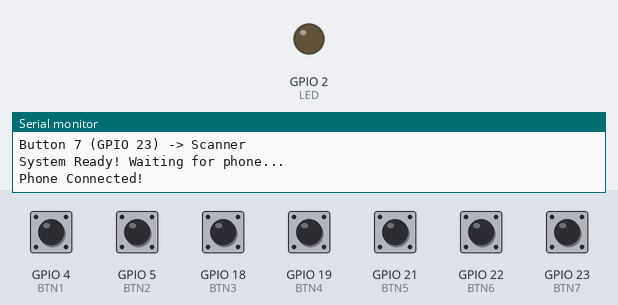
A sketch run on a simulated ESP32. Shown: output pins drawn as LEDs (lit = HIGH), the last lines printed to the serial monitor. Dashed ring = blinking. Inputs (shaded band) come from the test bench; at power-on: GPIO 4 (BTN1), GPIO 5 (BTN2), GPIO 18 (BTN3), GPIO 19 (BTN4), GPIO 21 (BTN5), GPIO 22 (BTN6), GPIO 23 (BTN7) HIGH. Nothing arrives over Bluetooth unless stated.

Above: at 2.1 s.
2.2 s: GPIO 4 (BTN1) pulled LOW for 0.15 s
At 2.45 s:
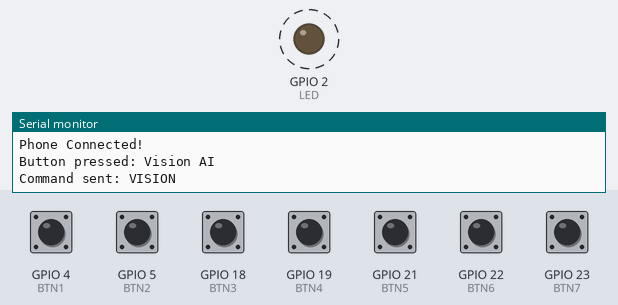
3.8 s: GPIO 5 (BTN2) pulled LOW for 0.15 s
At 5.1 s:
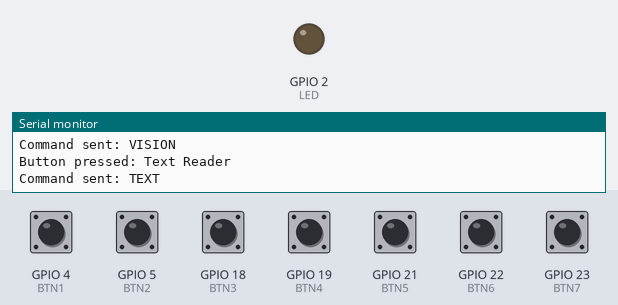
5.4 s: GPIO 18 (BTN3) pulled LOW for 0.15 s
At 5.65 s:
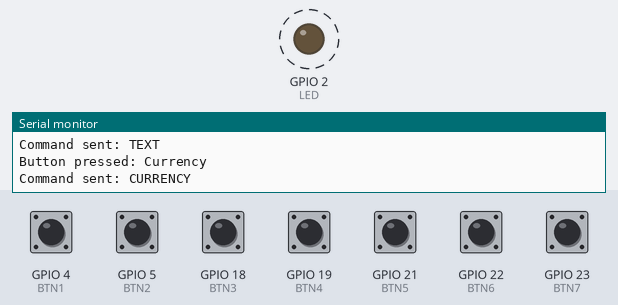
7.0 s: GPIO 19 (BTN4) pulled LOW for 0.15 s
At 8.0 s:
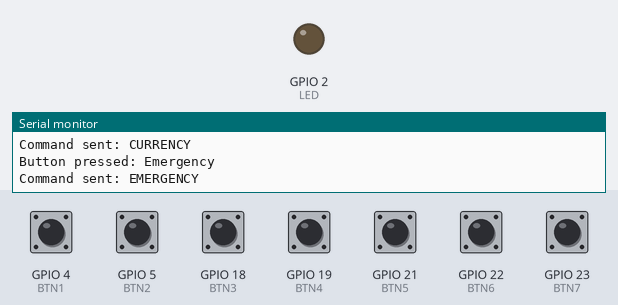
8.6 s: GPIO 21 (BTN5) pulled LOW for 0.15 s
At 8.86 s:
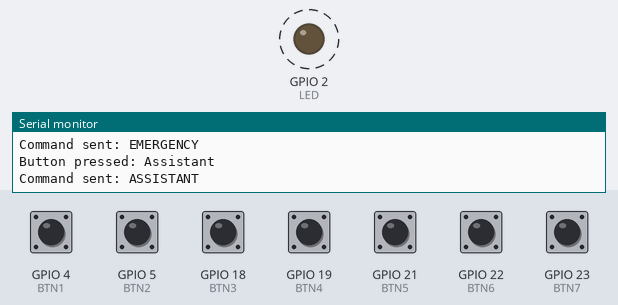
10.2 s: GPIO 22 (BTN6) pulled LOW for 0.15 s
At 11.5 s:
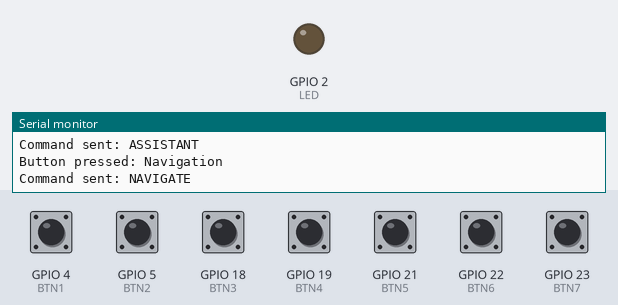
Timing chart, 0 to 12.8 s (numbered marks = the images above; inputs shaded):
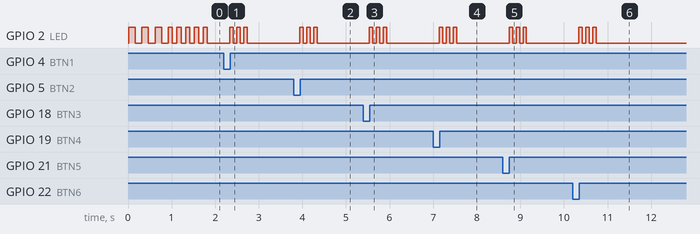

The sketch:

BT7_SmartStick.ino
```cpp
#include "BluetoothSerial.h"

#if !defined(CONFIG_BT_ENABLED) || !defined(CONFIG_BLUEDROID_ENABLED)
#error Bluetooth is not enabled!
#endif

BluetoothSerial SerialBT;

const int BTN1 = 4;
const int BTN2 = 5;
const int BTN3 = 18;
const int BTN4 = 19;
const int BTN5 = 21;
const int BTN6 = 22;
const int BTN7 = 23;
const int LED = 2;

int lastState[7] = {HIGH, HIGH, HIGH, HIGH, HIGH, HIGH, HIGH};
int currState[7];
unsigned long lastDebounce[7] = {0,0,0,0,0,0,0};
const int debounceDelay = 50;
bool pressed[7] = {false,false,false,false,false,false,false};
bool phoneConnected = false;

void setup() {
  Serial.begin(115200);
  SerialBT.begin("BT7_SmartStick");
  Serial.println("BT7 Smart Stick ESP32 Ready");
  Serial.println("Bluetooth Device Name: BT7_SmartStick");
  Serial.println("Button 1 (GPIO 4)  -> Vision AI");
  Serial.println("Button 2 (GPIO 5)  -> Text Reader");
  Serial.println("Button 3 (GPIO 18) -> Currency");
  Serial.println("Button 4 (GPIO 19) -> Emergency");
  Serial.println("Button 5 (GPIO 21) -> Assistant");
  Serial.println("Button 6 (GPIO 22) -> Navigation");
  Serial.println("Button 7 (GPIO 23) -> Scanner");
  pinMode(BTN1, INPUT_PULLUP);
  pinMode(BTN2, INPUT_PULLUP);
  pinMode(BTN3, INPUT_PULLUP);
  pinMode(BTN4, INPUT_PULLUP);
  pinMode(BTN5, INPUT_PULLUP);
  pinMode(BTN6, INPUT_PULLUP);
  pinMode(BTN7, INPUT_PULLUP);
  pinMode(LED, OUTPUT);
  digitalWrite(LED, LOW);
  for(int i=0;i<3;i++){digitalWrite(LED,HIGH);delay(150);digitalWrite(LED,LOW);delay(150);}
  Serial.println("System Ready! Waiting for phone...");
}

void loop() {
  if (SerialBT.hasClient() && !phoneConnected) {
    phoneConnected = true;
    Serial.println("Phone Connected!");
    for(int i=0;i<5;i++){digitalWrite(LED,HIGH);delay(100);digitalWrite(LED,LOW);delay(100);}
  }
  if (!SerialBT.hasClient() && phoneConnected) {
    phoneConnected = false;
    Serial.println("Phone Disconnected.");
    digitalWrite(LED, LOW);
  }
  checkButton(0,BTN1,"VISION","Vision AI");
  checkButton(1,BTN2,"TEXT","Text Reader");
  checkButton(2,BTN3,"CURRENCY","Currency");
  checkButton(3,BTN4,"EMERGENCY","Emergency");
  checkButton(4,BTN5,"ASSISTANT","Assistant");
  checkButton(5,BTN6,"NAVIGATE","Navigation");
  checkButton(6,BTN7,"SCANNER","Scanner");
  if (SerialBT.available()) {
    String msg = SerialBT.readStringUntil('\n');
    msg.trim();
    if (msg.length() > 0) { Serial.print("Received: "); Serial.println(msg); }
  }
  delay(10);
}

void checkButton(int idx, int pin, const char* cmd, const char* name) {
  int reading = digitalRead(pin);
  if (reading != lastState[idx]) lastDebounce[idx] = millis();
  if ((millis() - lastDebounce[idx]) > debounceDelay) {
    if (reading != currState[idx]) {
      currState[idx] = reading;
      if (currState[idx] == LOW && !pressed[idx]) { pressed[idx]=true; handleButtonPress(cmd,name); }
      if (currState[idx] == HIGH) pressed[idx]=false;
    }
  }
  lastState[idx] = reading;
}

void handleButtonPress(const char* cmd, const char* name) {
  Serial.print("Button pressed: "); Serial.println(name);
  digitalWrite(LED, HIGH);
  if (phoneConnected) {
    SerialBT.println(cmd);
    Serial.print("Command sent: "); Serial.println(cmd);
    for(int i=0;i<3;i++){digitalWrite(LED,LOW);delay(80);digitalWrite(LED,HIGH);delay(80);}
  } else {
    Serial.println("ERROR: Phone not connected!");
    for(int i=0;i<6;i++){digitalWrite(LED,LOW);delay(50);digitalWrite(LED,HIGH);delay(50);}
  }
  digitalWrite(LED, LOW);
}
```

Measured:
- after the input at 2.2 s, GPIO 2 (LED): alternates HIGH for 0.08 s and LOW for 0.08 s, 6 changes in all, then stays LOW, starting after 0.14 s
- after the input at 3.8 s, GPIO 2 (LED): alternates HIGH for 0.08 s and LOW for 0.08 s, 6 changes in all, then stays LOW, starting after 0.14 s
- after the input at 5.4 s, GPIO 2 (LED): alternates HIGH for 0.08 s and LOW for 0.08 s, 6 changes in all, then stays LOW, starting after 0.13 s
- after the input at 7.0 s, GPIO 2 (LED): alternates HIGH for 0.08 s and LOW for 0.08 s, 6 changes in all, then stays LOW, starting after 0.14 s
- after the input at 8.6 s, GPIO 2 (LED): alternates HIGH for 0.08 s and LOW for 0.08 s, 6 changes in all, then stays LOW, starting after 0.14 s
- after the input at 10.2 s, GPIO 2 (LED): alternates HIGH for 0.08 s and LOW for 0.08 s, 6 changes in all, then stays LOW, starting after 0.14 s
- by itself, GPIO 2 (LED): alternates HIGH for 0.10 s and LOW for 0.10 s, 15 changes in all, then stays LOW
